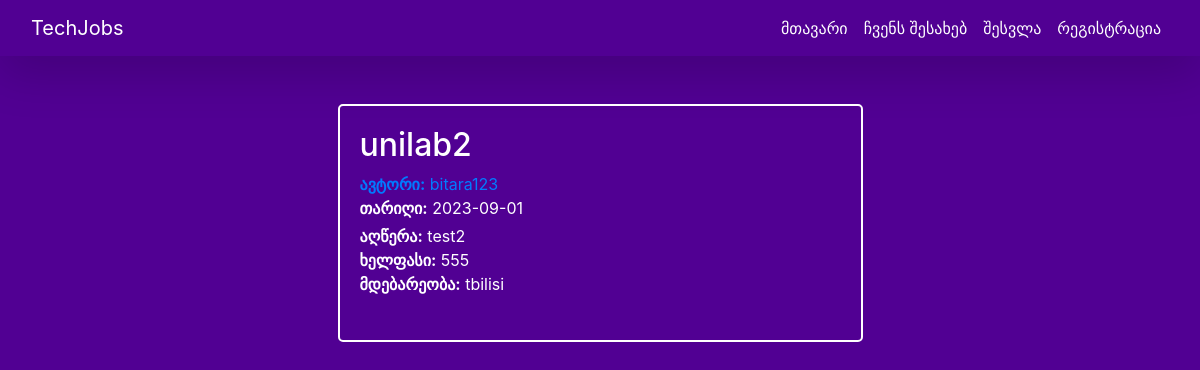
/job/34, run on an earlier commit of the app's database.
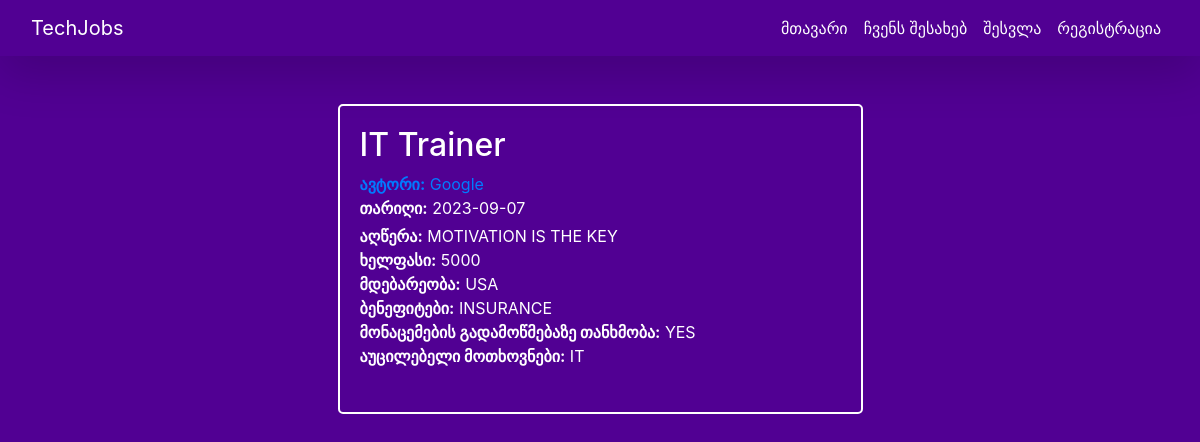
And on a later commit of the database.
### app/models.py (models this page shows, shortened)
class Job(db.Model):
    id = db.Column(db.Integer, primary_key=True)
    title = db.Column(db.String(20), unique=True, nullable=False)
    date_posted = db.Column(db.DateTime, nullable=False, default=datetime.utcnow)
    description = db.Column(db.Text, nullable=False)
    user_id = db.Column(db.Integer, db.ForeignKey('user.id'), nullable=False)
    salary = db.Column(db.String(50), nullable=True)
    location = db.Column(db.String(100), nullable=True)
    benefits = db.Column(db.Text, nullable=True)
    data_verification = db.Column(db.Text, nullable=True)
    required_skills = db.Column(db.Text, nullable=True)

class User(db.Model, UserMixin):
    id = db.Column(db.Integer, primary_key=True)
    username = db.Column(db.String(20), unique=True, nullable=False)
    email = db.Column(db.String(120), unique=True, nullable=False)
    image_file = db.Column(db.String(20), nullable=False, default='default.jpg')
    password = db.Column(db.String(30), nullable=False)
    jobs = db.relationship('Job', backref='author', lazy=True)

### app/jobs/routes.py (the view)
@jobs.route('/job/<int:job_id>')
def job(job_id):
    job = Job.query.get_or_404(job_id)
    return render_template('job.html', title=job.title, job=job)

### app/templates/job.html (shortened to what this page needs)
{% extends "base.html" %}
{% block content %}
<br>
<br>
<div class="container">
    <div class="row">
        <div class="col-md-6 offset-md-3">
            <div class="rectangle-border">
                <h2 class="white-text">{{ job.title }}</h2>
                <a class="mb-1" href="{{ url_for('users.user_jobs', username=job.author.username) }}"><strong>ავტორი:</strong> {{ job.author.username }}</a>
                <p class="white-text mb-1"><strong>თარიღი:</strong> {{ job.date_posted.strftime('%Y-%m-%d') }}</p>
                <p class="white-text mb-0"><strong>აღწერა:</strong> {{ job.description }}</p>
                {% if job.salary %}
                <p class="white-text mb-0"><strong>ხელფასი:</strong> {{ job.salary }}</p>
                {% endif %}
                {% if job.location %}
                <p class="white-text mb-0"><strong>მდებარეობა:</strong> {{ job.location }}</p>
                {% endif %}
                {% if job.benefits %}
                <p class="white-text mb-0"><strong>ბენეფიტები:</strong> {{ job.benefits }}</p>
                {% endif %}
                {% if job.data_verification %}
                <p class="white-text mb-0"><strong>მონაცემების გადამოწმებაზე თანხმობა:</strong> {{ job.data_verification }}</p>
                {% endif %}
                {% if job.required_skills %}
                <p class="white-text mb-0"><strong>აუცილებელი მოთხოვნები:</strong> {{ job.required_skills }}</p>
                {% endif %}
                <br>
            </div>
        </div>
    </div>
</div>
{% endblock %}

What changed in the data, as far as the page shows it:
no longer on this page (row unchanged): User: author.username "bitara123"
changed Job: title "unilab2" → "IT Trainer"; date_posted "2023-09-01" → "2023-09-07"; description "test2" → "MOTIVATION IS THE KEY"; salary "555" → "5000"; location "tbilisi" → "USA"; benefits (not shown) → "INSURANCE"; data_verification (not shown) → "YES"; required_skills (not shown) → "IT"
now on this page (row unchanged): User: author.username "Google"
Also different on the page:
text now shown: "ბენეფიტები: მონაცემების გადამოწმებაზე თანხმობა: აუცილებელი მოთხოვნები:"
